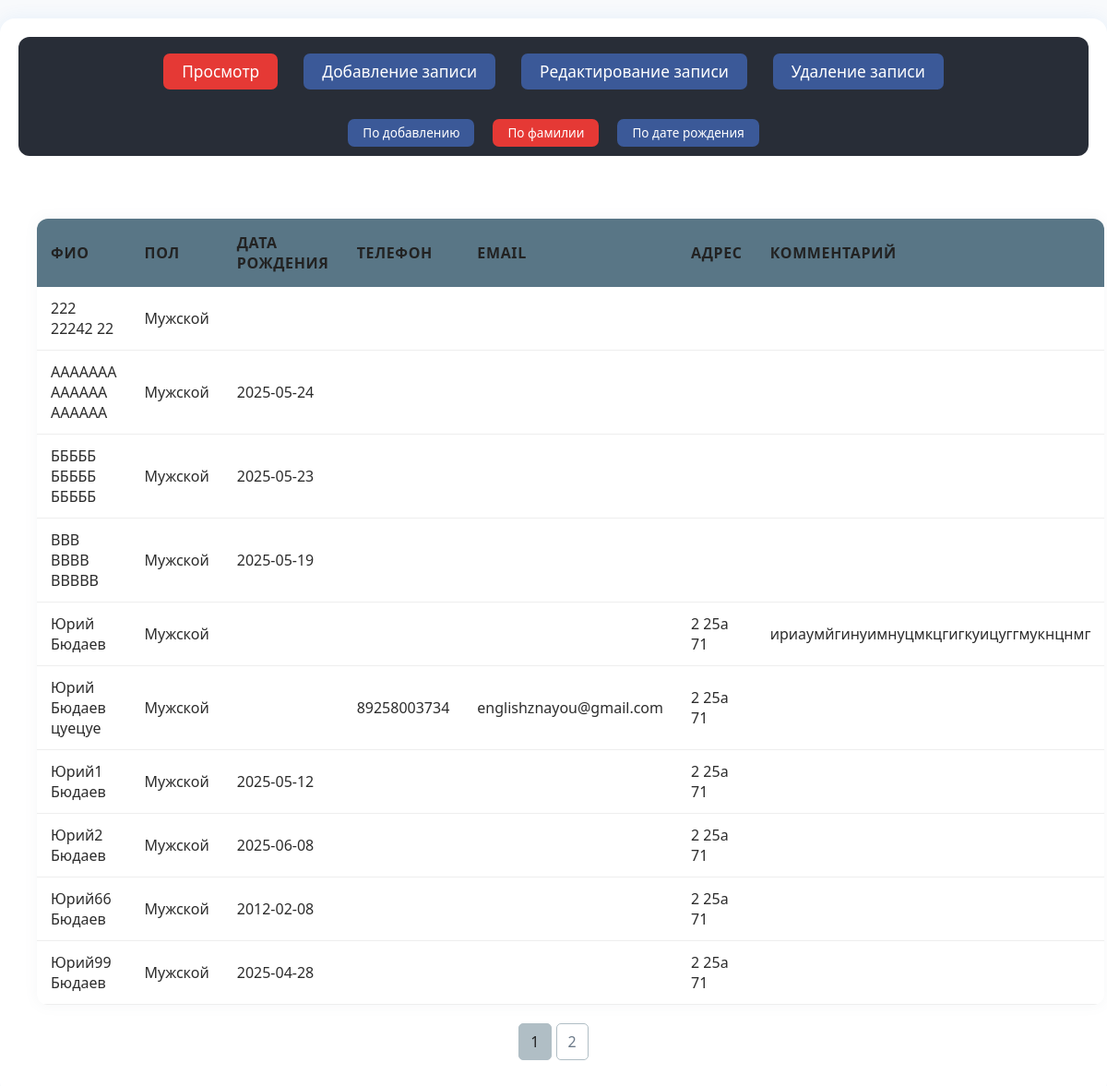
Page /index.php?action=view&sort=name on the earlier database version.
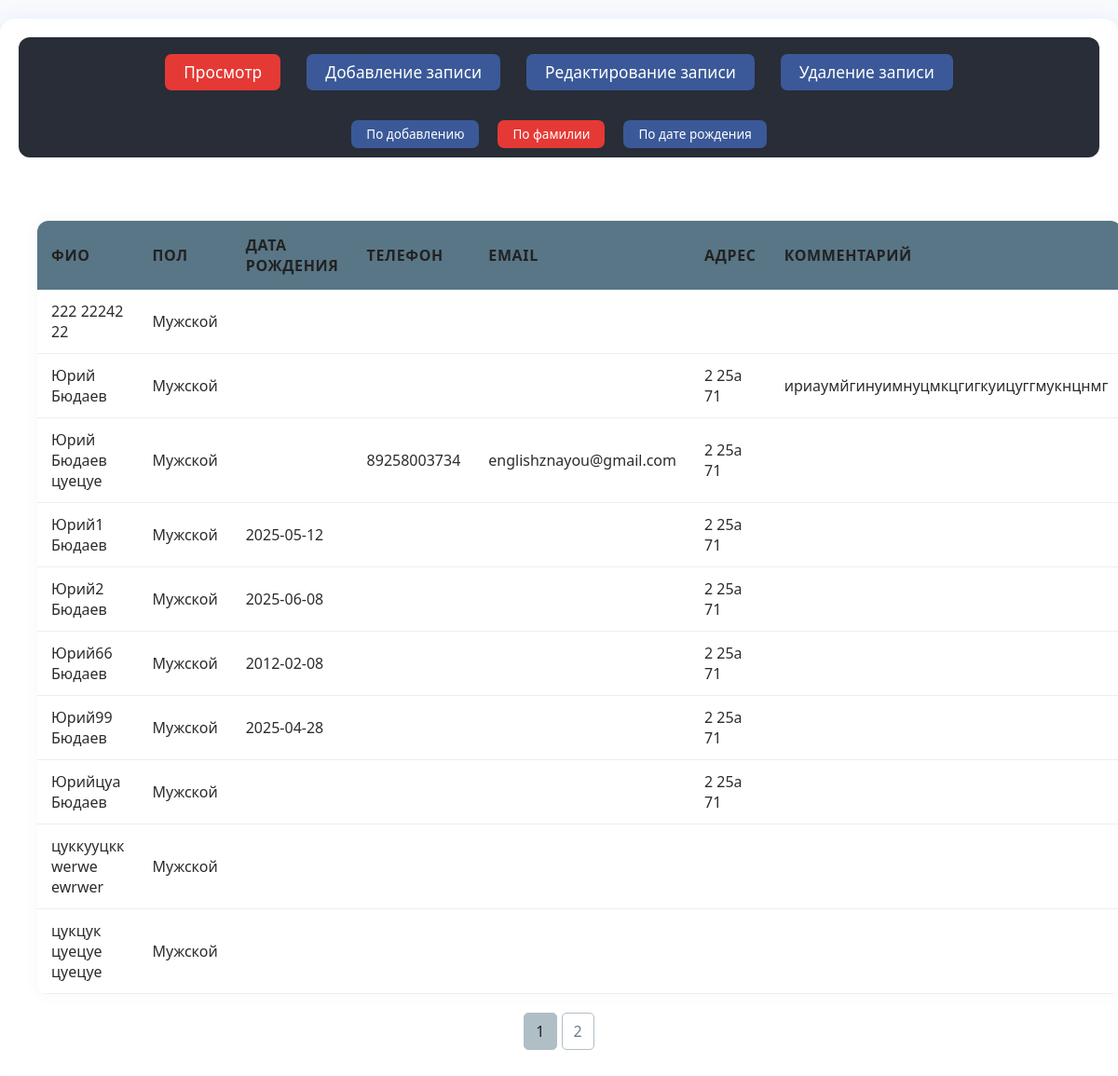
Same page on the later database version.
### tables this page shows
CREATE TABLE contacts (
        id INTEGER PRIMARY KEY AUTOINCREMENT,
        last_name TEXT NOT NULL,
        first_name TEXT NOT NULL,
        middle_name TEXT,
        gender TEXT,
        dob TEXT,
        phone TEXT,
        address TEXT,
        email TEXT,
        comment TEXT
    );

### viewer.php (the view, shortened to what this page needs)
<?php
function show_contacts_table($sort = 'date', $page = 1) {
    $limit = 10;
    $offset = ($page - 1) * $limit;
    $db = new SQLite3('contacts.db');
    $order_by = '';
    switch ($sort) {
        case 'name':
            $order_by = 'ORDER BY last_name ASC, first_name ASC';
            break;
    }
    $count_query = "SELECT COUNT(*) AS total FROM contacts";
    $count_result = $db->querySingle($count_query);
    $total_records = $count_result ? $count_result : 0;
    $total_pages = ceil($total_records / $limit);
    $query = "SELECT * FROM contacts $order_by LIMIT $limit OFFSET $offset";
    $results = $db->query($query);
    $html = '<div class="contacts-container">';
    if (!$results || $total_records == 0) {
        $html .= '<p class="no-records">Записи не найдены.</p>';
    } else {
        $html .= '<table class="contacts-table">';
        $html .= '<thead><tr class="table-header">';
        $html .= '<th>ФИО</th>';
        $html .= '<th>Пол</th>';
        $html .= '<th>Дата рождения</th>';
        $html .= '<th>Телефон</th>';
        $html .= '<th>Email</th>';
        $html .= '<th>Адрес</th>';
        $html .= '<th>Комментарий</th>';
        $html .= '</tr></thead><tbody>';
        while ($row = $results->fetchArray(SQLITE3_ASSOC)) {
            $html .= '<tr class="contact-row">';
            $html .= '<td>' . htmlspecialchars($row['last_name']) . ' ' . htmlspecialchars($row['first_name']) . ' ' . htmlspecialchars($row['middle_name']) . '</td>';
            $html .= '<td>' . htmlspecialchars($row['gender']) . '</td>';
            $html .= '<td>' . htmlspecialchars($row['dob']) . '</td>';
            $html .= '<td>' . htmlspecialchars($row['phone']) . '</td>';
            $html .= '<td>' . htmlspecialchars($row['email']) . '</td>';
            $html .= '<td>' . htmlspecialchars($row['address']) . '</td>';
            $html .= '<td>' . htmlspecialchars($row['comment']) . '</td>';
            $html .= '</tr>';
        }
        $html .= '</tbody></table>';
        if ($total_pages > 1) {
            $html .= '<div class="pagination">';
            for ($i = 1; $i <= $total_pages; $i++) {
                $active = ($i == $page) ? 'active' : '';
                $html .= '<a href="index.php?action=view&sort=' . urlencode($sort) . '&page=' . $i . '" class="page-link ' . $active . '">' . $i . '</a>';
            }
            $html .= '</div>';
        }
    }
    $html .= '</div>';
    return $html;
}
?>

### menu.php
<?php
function generate_menu() {
    $menu_items = [
        'view' => 'Просмотр',
        'add' => 'Добавление записи',
        'edit' => 'Редактирование записи',
        'delete' => 'Удаление записи'
    ];
    $sort_items = [
        'date' => 'По добавлению',
        'name' => 'По фамилии',
        'dob' => 'По дате рождения'
    ];
    $active_action = $_GET['action'] ?? 'view';
    $active_sort = $_GET['sort'] ?? 'date';
    $html = '<nav class="menu">';
    $html .= '<ul>';
    foreach ($menu_items as $action => $label) {
        $activeClass = ($action === $active_action) ? 'main-active' : '';
        $html .= "<li><a href='index.php?action=$action' class='$activeClass'>$label</a></li>";
    }
    $html .= '</ul>';
    if ($active_action === 'view') {
        $html .= '<ul class="sort-menu">';
        foreach ($sort_items as $sort_key => $label) {
            $activeClass = ($sort_key === $active_sort) ? 'sort-active' : '';
            $html .= "<li><a href='index.php?action=view&sort=$sort_key' class='$activeClass'>$label</a></li>";
        }
        $html .= '</ul>';
    }
    $html .= '</nav>';
    return $html;
}
?>

Differences in the rows shown:
removed contacts: last_name "AAAAAAA", first_name "AAAAAA", middle_name "AAAAAA", gender "Мужской", dob "2025-05-24"
removed contacts: last_name "БББББ", first_name "БББББ", middle_name "БББББ", gender "Мужской", dob "2025-05-23"
removed contacts: last_name "ВВВ", first_name "ВВВВ", middle_name "ВВВВВ", gender "Мужской", dob "2025-05-19"
now on this page (row unchanged): contacts: last_name "Юрийцуа", first_name "Бюдаев", gender "Мужской", address "2 25а 71"
now on this page (row unchanged): contacts: last_name "цуккууцкк", first_name "werwe", middle_name "ewrwer", gender "Мужской"
now on this page (row unchanged): contacts: last_name "цукцук", first_name "цуецуе", middle_name "цуецуе", gender "Мужской"
